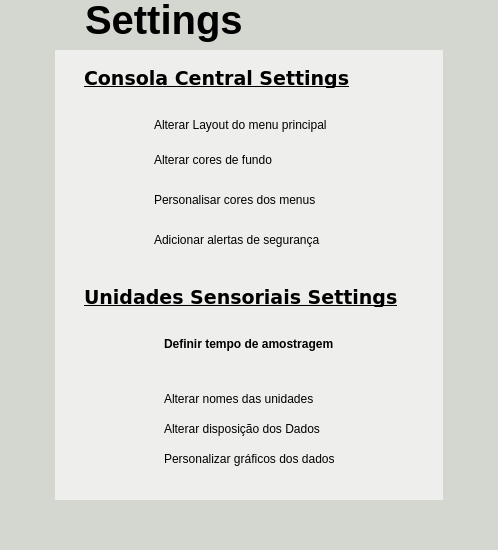
<?xml version="1.0" encoding="UTF-8"?>
<ui version="4.0">
 <class>MainWindow</class>
 <widget class="QMainWindow" name="MainWindow">
  <property name="geometry">
   <rect>
    <x>0</x>
    <y>0</y>
    <width>498</width>
    <height>550</height>
   </rect>
  </property>
  <property name="windowTitle">
   <string>MainWindow</string>
  </property>
  <widget class="QWidget" name="centralwidget">
   <property name="styleSheet">
    <string notr="true">background-color: rgb(238, 238, 236);
</string>
   </property>
   <layout class="QVBoxLayout" name="verticalLayout">
    <property name="spacing">
     <number>0</number>
    </property>
    <property name="leftMargin">
     <number>0</number>
    </property>
    <property name="topMargin">
     <number>0</number>
    </property>
    <property name="rightMargin">
     <number>0</number>
    </property>
    <property name="bottomMargin">
     <number>0</number>
    </property>
    <item>
     <widget class="QFrame" name="frame_1">
      <property name="maximumSize">
       <size>
        <width>16777215</width>
        <height>50</height>
       </size>
      </property>
      <property name="styleSheet">
       <string notr="true">border:0</string>
      </property>
      <property name="frameShape">
       <enum>QFrame::StyledPanel</enum>
      </property>
      <property name="frameShadow">
       <enum>QFrame::Raised</enum>
      </property>
      <layout class="QHBoxLayout" name="horizontalLayout_2">
       <property name="spacing">
        <number>0</number>
       </property>
       <property name="leftMargin">
        <number>0</number>
       </property>
       <property name="topMargin">
        <number>0</number>
       </property>
       <property name="rightMargin">
        <number>0</number>
       </property>
       <property name="bottomMargin">
        <number>0</number>
       </property>
       <item>
        <widget class="QFrame" name="Menu">
         <property name="maximumSize">
          <size>
           <width>55</width>
           <height>16777215</height>
          </size>
         </property>
         <property name="styleSheet">
          <string notr="true">border:0 ; 
background-color: rgb(211, 215, 207);</string>
         </property>
         <property name="frameShape">
          <enum>QFrame::StyledPanel</enum>
         </property>
         <property name="frameShadow">
          <enum>QFrame::Raised</enum>
         </property>
         <widget class="QPushButton" name="GotoMainButton">
          <property name="geometry">
           <rect>
            <x>10</x>
            <y>10</y>
            <width>40</width>
            <height>30</height>
           </rect>
          </property>
          <property name="minimumSize">
           <size>
            <width>1</width>
            <height>0</height>
           </size>
          </property>
          <property name="styleSheet">
           <string notr="true">QPushButton{
background-image:url(:/LeftArrow/Design/icones/left-arrow_40x30.png);
border-radius:2px;
}</string>
          </property>
          <property name="text">
           <string/>
          </property>
          <property name="iconSize">
           <size>
            <width>20</width>
            <height>20</height>
           </size>
          </property>
         </widget>
        </widget>
       </item>
       <item>
        <widget class="QFrame" name="Title">
         <property name="styleSheet">
          <string notr="true">border:0 ; 
background-color: rgb(211, 215, 207);</string>
         </property>
         <property name="frameShape">
          <enum>QFrame::StyledPanel</enum>
         </property>
         <property name="frameShadow">
          <enum>QFrame::Raised</enum>
         </property>
         <widget class="QLabel" name="label_2">
          <property name="enabled">
           <bool>true</bool>
          </property>
          <property name="geometry">
           <rect>
            <x>30</x>
            <y>-10</y>
            <width>261</width>
            <height>60</height>
           </rect>
          </property>
          <property name="minimumSize">
           <size>
            <width>40</width>
            <height>60</height>
           </size>
          </property>
          <property name="maximumSize">
           <size>
            <width>16777215</width>
            <height>20</height>
           </size>
          </property>
          <property name="font">
           <font>
            <pointsize>30</pointsize>
            <weight>75</weight>
            <bold>true</bold>
           </font>
          </property>
          <property name="text">
           <string>Settings</string>
          </property>
          <property name="scaledContents">
           <bool>true</bool>
          </property>
         </widget>
        </widget>
       </item>
      </layout>
     </widget>
    </item>
    <item>
     <widget class="QFrame" name="frame_2">
      <property name="styleSheet">
       <string notr="true">border:0</string>
      </property>
      <property name="frameShape">
       <enum>QFrame::StyledPanel</enum>
      </property>
      <property name="frameShadow">
       <enum>QFrame::Raised</enum>
      </property>
      <layout class="QHBoxLayout" name="horizontalLayout">
       <property name="spacing">
        <number>0</number>
       </property>
       <property name="leftMargin">
        <number>0</number>
       </property>
       <property name="topMargin">
        <number>0</number>
       </property>
       <property name="rightMargin">
        <number>0</number>
       </property>
       <property name="bottomMargin">
        <number>0</number>
       </property>
       <item>
        <widget class="QFrame" name="Left">
         <property name="minimumSize">
          <size>
           <width>55</width>
           <height>0</height>
          </size>
         </property>
         <property name="maximumSize">
          <size>
           <width>55</width>
           <height>16777215</height>
          </size>
         </property>
         <property name="styleSheet">
          <string notr="true">border:0 ; 
background-color: rgb(211, 215, 207);</string>
         </property>
         <property name="frameShape">
          <enum>QFrame::StyledPanel</enum>
         </property>
         <property name="frameShadow">
          <enum>QFrame::Raised</enum>
         </property>
         <layout class="QVBoxLayout" name="verticalLayout_2">
          <property name="spacing">
           <number>6</number>
          </property>
          <property name="leftMargin">
           <number>0</number>
          </property>
          <property name="topMargin">
           <number>0</number>
          </property>
          <property name="rightMargin">
           <number>0</number>
          </property>
          <property name="bottomMargin">
           <number>0</number>
          </property>
          <item>
           <widget class="QFrame" name="TOP_BUTTON">
            <property name="maximumSize">
             <size>
              <width>150</width>
              <height>16777215</height>
             </size>
            </property>
            <property name="frameShape">
             <enum>QFrame::StyledPanel</enum>
            </property>
            <property name="frameShadow">
             <enum>QFrame::Raised</enum>
            </property>
           </widget>
          </item>
         </layout>
        </widget>
       </item>
       <item>
        <widget class="QFrame" name="Mid">
         <property name="styleSheet">
          <string notr="true">border:0;</string>
         </property>
         <property name="frameShape">
          <enum>QFrame::StyledPanel</enum>
         </property>
         <property name="frameShadow">
          <enum>QFrame::Raised</enum>
         </property>
         <layout class="QVBoxLayout" name="verticalLayout_3">
          <item>
           <widget class="QFrame" name="frame_5">
            <property name="frameShape">
             <enum>QFrame::StyledPanel</enum>
            </property>
            <property name="frameShadow">
             <enum>QFrame::Raised</enum>
            </property>
            <widget class="QLabel" name="label_4">
             <property name="geometry">
              <rect>
               <x>20</x>
               <y>10</y>
               <width>271</width>
               <height>19</height>
              </rect>
             </property>
             <property name="font">
              <font>
               <family>DejaVu Sans</family>
               <pointsize>14</pointsize>
               <weight>75</weight>
               <bold>true</bold>
               <underline>true</underline>
              </font>
             </property>
             <property name="text">
              <string>Consola Central Settings</string>
             </property>
            </widget>
            <widget class="QSlider" name="verticalSlider_2">
             <property name="geometry">
              <rect>
               <x>700</x>
               <y>60</y>
               <width>20</width>
               <height>101</height>
              </rect>
             </property>
             <property name="orientation">
              <enum>Qt::Vertical</enum>
             </property>
             <property name="invertedAppearance">
              <bool>true</bool>
             </property>
            </widget>
            <widget class="QLabel" name="label">
             <property name="geometry">
              <rect>
               <x>90</x>
               <y>50</y>
               <width>261</width>
               <height>31</height>
              </rect>
             </property>
             <property name="text">
              <string>Alterar Layout do menu principal</string>
             </property>
            </widget>
            <widget class="QLabel" name="label_3">
             <property name="geometry">
              <rect>
               <x>90</x>
               <y>90</y>
               <width>151</width>
               <height>21</height>
              </rect>
             </property>
             <property name="text">
              <string>Alterar cores de fundo</string>
             </property>
            </widget>
            <widget class="QLabel" name="label_7">
             <property name="geometry">
              <rect>
               <x>90</x>
               <y>170</y>
               <width>211</width>
               <height>21</height>
              </rect>
             </property>
             <property name="text">
              <string>Adicionar alertas de segurança</string>
             </property>
            </widget>
            <widget class="QLabel" name="label_9">
             <property name="geometry">
              <rect>
               <x>90</x>
               <y>130</y>
               <width>211</width>
               <height>21</height>
              </rect>
             </property>
             <property name="text">
              <string>Personalisar cores dos menus</string>
             </property>
            </widget>
           </widget>
          </item>
          <item>
           <widget class="QFrame" name="frame_6">
            <property name="frameShape">
             <enum>QFrame::StyledPanel</enum>
            </property>
            <property name="frameShadow">
             <enum>QFrame::Raised</enum>
            </property>
            <widget class="QLabel" name="label_5">
             <property name="geometry">
              <rect>
               <x>20</x>
               <y>10</y>
               <width>321</width>
               <height>19</height>
              </rect>
             </property>
             <property name="font">
              <font>
               <family>DejaVu Sans</family>
               <pointsize>14</pointsize>
               <weight>75</weight>
               <bold>true</bold>
               <underline>true</underline>
              </font>
             </property>
             <property name="text">
              <string>Unidades Sensoriais Settings</string>
             </property>
            </widget>
            <widget class="QSlider" name="verticalSlider_3">
             <property name="geometry">
              <rect>
               <x>700</x>
               <y>90</y>
               <width>20</width>
               <height>101</height>
              </rect>
             </property>
             <property name="orientation">
              <enum>Qt::Vertical</enum>
             </property>
             <property name="invertedAppearance">
              <bool>true</bool>
             </property>
             <property name="invertedControls">
              <bool>false</bool>
             </property>
            </widget>
            <widget class="QTimeEdit" name="timeEdit">
             <property name="geometry">
              <rect>
               <x>450</x>
               <y>50</y>
               <width>118</width>
               <height>28</height>
              </rect>
             </property>
            </widget>
            <widget class="QLabel" name="label_8">
             <property name="geometry">
              <rect>
               <x>100</x>
               <y>50</y>
               <width>261</width>
               <height>31</height>
              </rect>
             </property>
             <property name="font">
              <font>
               <weight>75</weight>
               <bold>true</bold>
              </font>
             </property>
             <property name="text">
              <string>Definir tempo de amostragem</string>
             </property>
            </widget>
            <widget class="QDial" name="dial">
             <property name="geometry">
              <rect>
               <x>530</x>
               <y>30</y>
               <width>50</width>
               <height>64</height>
              </rect>
             </property>
            </widget>
            <widget class="QLabel" name="label_6">
             <property name="geometry">
              <rect>
               <x>100</x>
               <y>110</y>
               <width>201</width>
               <height>21</height>
              </rect>
             </property>
             <property name="text">
              <string>Alterar nomes das unidades</string>
             </property>
            </widget>
            <widget class="QLabel" name="label_10">
             <property name="geometry">
              <rect>
               <x>100</x>
               <y>140</y>
               <width>201</width>
               <height>21</height>
              </rect>
             </property>
             <property name="text">
              <string>Alterar disposição dos Dados</string>
             </property>
            </widget>
            <widget class="QLabel" name="label_11">
             <property name="geometry">
              <rect>
               <x>100</x>
               <y>170</y>
               <width>221</width>
               <height>21</height>
              </rect>
             </property>
             <property name="text">
              <string>Personalizar gráficos dos dados</string>
             </property>
            </widget>
           </widget>
          </item>
         </layout>
        </widget>
       </item>
       <item>
        <widget class="QFrame" name="Right">
         <property name="maximumSize">
          <size>
           <width>55</width>
           <height>16777215</height>
          </size>
         </property>
         <property name="styleSheet">
          <string notr="true">border:0 ; 
background-color: rgb(211, 215, 207);</string>
         </property>
         <property name="frameShape">
          <enum>QFrame::StyledPanel</enum>
         </property>
         <property name="frameShadow">
          <enum>QFrame::Raised</enum>
         </property>
        </widget>
       </item>
      </layout>
     </widget>
    </item>
    <item>
     <widget class="QFrame" name="frame_3">
      <property name="maximumSize">
       <size>
        <width>16777215</width>
        <height>50</height>
       </size>
      </property>
      <property name="styleSheet">
       <string notr="true">border:0 ; 
background-color: rgb(211, 215, 207);</string>
      </property>
      <property name="frameShape">
       <enum>QFrame::StyledPanel</enum>
      </property>
      <property name="frameShadow">
       <enum>QFrame::Raised</enum>
      </property>
      <layout class="QHBoxLayout" name="horizontalLayout_3">
       <property name="spacing">
        <number>0</number>
       </property>
       <property name="leftMargin">
        <number>0</number>
       </property>
       <property name="topMargin">
        <number>0</number>
       </property>
       <property name="rightMargin">
        <number>0</number>
       </property>
       <property name="bottomMargin">
        <number>0</number>
       </property>
       <item>
        <widget class="QFrame" name="frame">
         <property name="minimumSize">
          <size>
           <width>0</width>
           <height>60</height>
          </size>
         </property>
         <property name="frameShape">
          <enum>QFrame::StyledPanel</enum>
         </property>
         <property name="frameShadow">
          <enum>QFrame::Raised</enum>
         </property>
         <layout class="QHBoxLayout" name="horizontalLayout_4">
          <item>
           <widget class="QFrame" name="frame_7">
            <property name="maximumSize">
             <size>
              <width>150</width>
              <height>40</height>
             </size>
            </property>
            <property name="styleSheet">
             <string notr="true"> background-repeat:none;
background-image: url(:/Bosh/Design/icones/bosch-logo_2_150x40.png);</string>
            </property>
            <property name="frameShape">
             <enum>QFrame::StyledPanel</enum>
            </property>
            <property name="frameShadow">
             <enum>QFrame::Raised</enum>
            </property>
           </widget>
          </item>
          <item>
           <widget class="QFrame" name="frame_8">
            <property name="maximumSize">
             <size>
              <width>150</width>
              <height>50</height>
             </size>
            </property>
            <property name="styleSheet">
             <string notr="true"> background-repeat:none;
background-image: url(:/Bosh/Design/icones/UA1_150x40.png);</string>
            </property>
            <property name="frameShape">
             <enum>QFrame::StyledPanel</enum>
            </property>
            <property name="frameShadow">
             <enum>QFrame::Raised</enum>
            </property>
           </widget>
          </item>
         </layout>
        </widget>
       </item>
      </layout>
     </widget>
    </item>
   </layout>
  </widget>
 </widget>
 <resources>
  <include location="file_rc.qrc"/>
 </resources>
 <connections/>
</ui>
